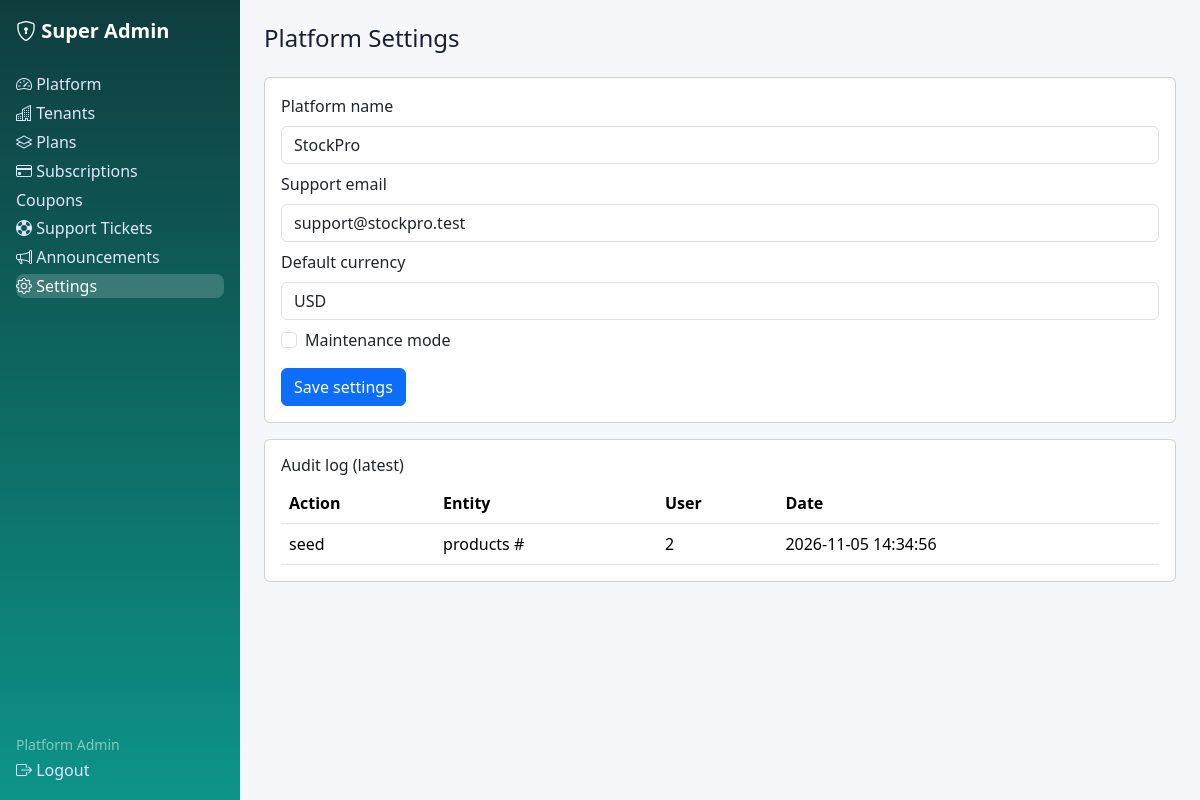
Screenshot of /super-admin/settings.php (signed in) with the database file from the repository.
### tables this page shows
CREATE TABLE audit_logs (id INT UNSIGNED AUTO_INCREMENT PRIMARY KEY, tenant_id INT UNSIGNED NULL, user_id INT UNSIGNED NULL, action VARCHAR(120) NOT NULL, entity VARCHAR(80) NULL, entity_id INT NULL, ip_address VARCHAR(45) NULL, created_at DATETIME NOT NULL DEFAULT CURRENT_TIMESTAMP, INDEX idx_audit_tenant(tenant_id));

### includes/functions.php (called while the page is built, shortened)
<?php
function e(?string $v): string { return htmlspecialchars($v ?? '', ENT_QUOTES, 'UTF-8'); }

### super-admin/settings.php (the view, shortened to what this page needs)
<?php require_once __DIR__ . '/../includes/auth.php'; $user=require_role(['super_admin'], '../auth/login.php'); $pdo=db(); $base='../';
$cfg=[]; foreach($pdo->query('SELECT setting_key,setting_value FROM settings WHERE tenant_id=0')->fetchAll() as $r) $cfg[$r['setting_key']]=$r['setting_value'];
$logs=$pdo->query('SELECT * FROM audit_logs ORDER BY id DESC LIMIT 20')->fetchAll();
include __DIR__ . '/header.php'; ?>
<div class="card p-3 mb-3"><form method="post"><?= csrf_field() ?>
<?php foreach([['platform_name','Platform name'],['support_email','Support email'],['default_currency','Default currency']] as [$k,$l]): ?><div class="mb-2"><label class="form-label"><?= $l ?></label><input class="form-control" name="<?= $k ?>" value="<?= e($cfg[$k]??'') ?>"></div><?php endforeach; ?>
<div class="form-check mb-3"><input class="form-check-input" type="checkbox" name="maintenance_mode" value="1" id="m" <?= ($cfg['maintenance_mode']??'')==='1'?'checked':'' ?>><label class="form-check-label" for="m">Maintenance mode</label></div>
<button class="btn btn-primary">Save settings</button></form></div>
<div class="card p-3"><h6>Audit log (latest)</h6><table class="table mb-0"><tr><th>Action</th><th>Entity</th><th>User</th><th>Date</th></tr><?php foreach($logs as $l): ?><tr><td><?= e($l['action']) ?></td><td><?= e($l['entity']) ?> #<?= e((string)($l['entity_id']??'')) ?></td><td><?= e((string)($l['user_id']??'')) ?></td><td><?= e($l['created_at']) ?></td></tr><?php endforeach; ?></table></div>
<?php include __DIR__ . '/footer.php'; ?>

### assets/css/style.css (style rules this page uses)
:root { --brand:#0d9488;--bg:#f6f7fb;--card:#fff;--text:#172033 }
body { background:var(--bg);color:var(--text);font-family:system-ui,-apple-system,"Segoe UI",Roboto,sans-serif }

### rows the page displays
audit_logs: action "seed", entity "products", user "2", created_at "2026-11-05 14:34:56"

### other values shown
$l "Platform"
$l "Tenants"
$l "Plans"
$l "Subscriptions"
$l "Coupons"
$l "Support Tickets"
$l "Announcements"
$l "Settings"
current_user()['name'] "Platform Admin"
$pageTitle "Platform Settings"
$l "Platform name"
$l "Support email"
$l "Default currency"
